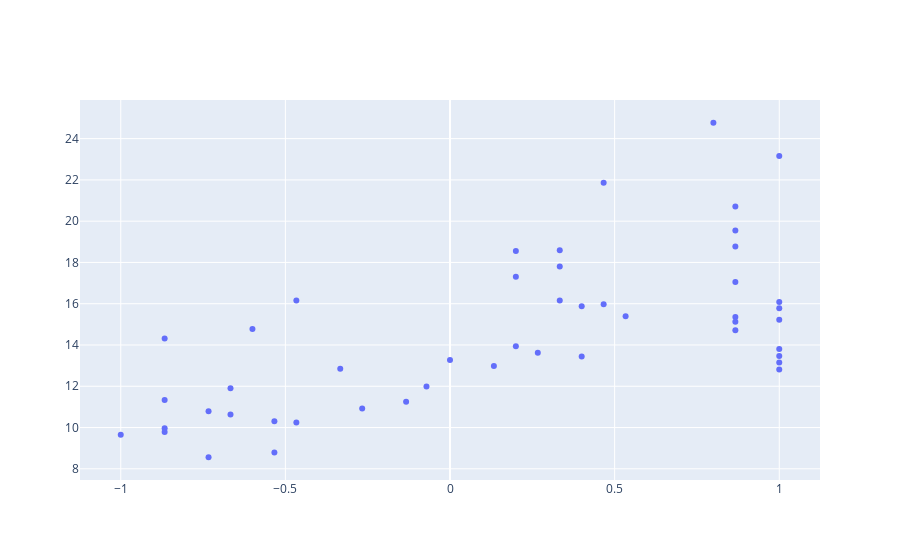

This figure's notebook cell:
### Code cell
fig = go.Figure()
fig.add_trace(go.Scatter(x=child['Part_Score'], y=child['Rate'],mode='markers',name='Child'))
